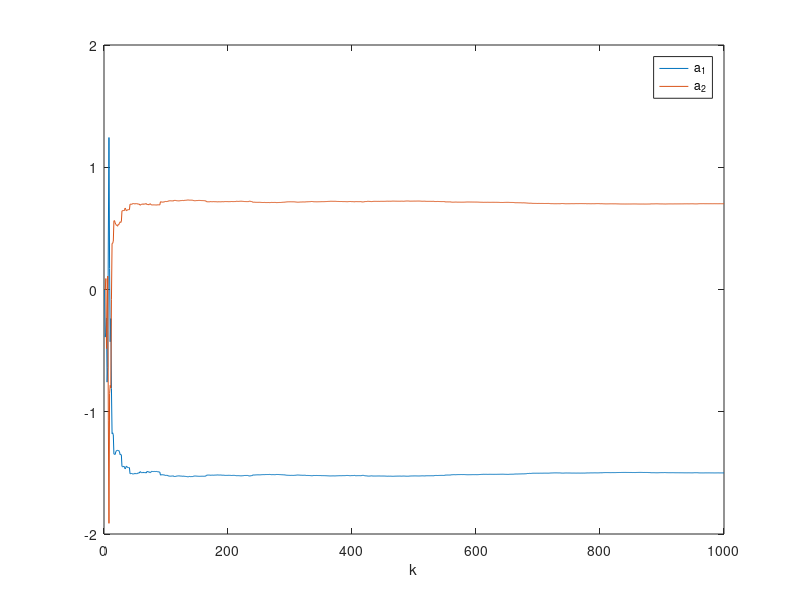
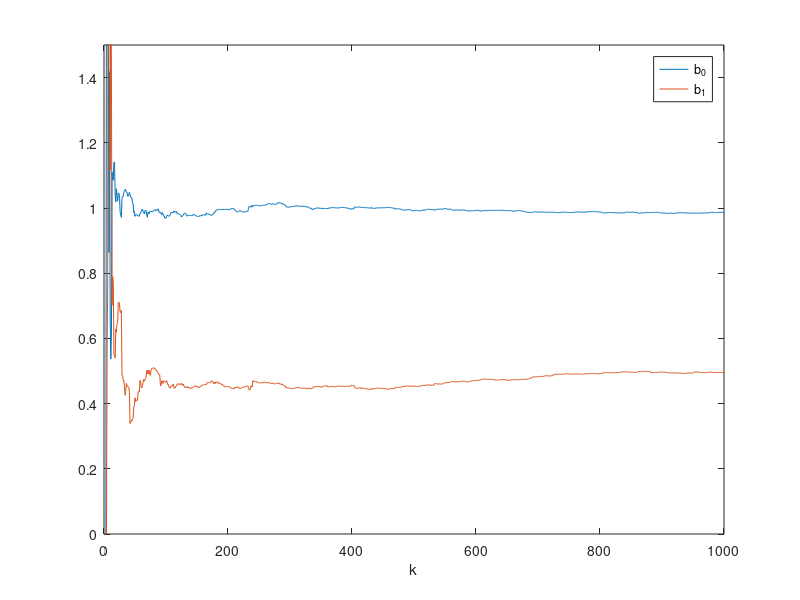
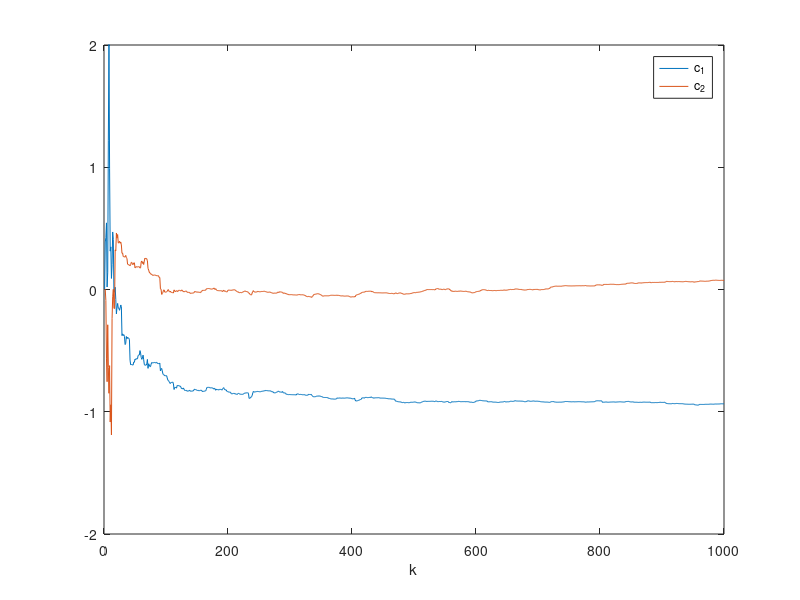

MATLAB code for these plots, in order:
% Recursive generalised least squares parameter estimation (RELS)

clear all; close all;
a=[1 -1.5 0.7]'; b=[1 0.5]'; c=[1 -1 0.2]'; d=3; 	% Plant parameters
na=length(a)-1; nb=length(b)-1; nc=length(c)-1; 	% na, nb and nc are the order of  A, B and C

L=1000;                         % Simulation length
uk=zeros(d+nb,1);               % Initial values of the input: uk(i) means u(k-i)
yk=zeros(na,1); 				% Initial values of the uutput 
xik=zeros(nc,1); 				% Initial values of the noise
xiek=zeros(nc,1);               % Initial value of noise estimation
u=randn(L,1);                   % Input adopts white noise sequence
xi=sqrt(0.1)*randn(L,1); 		% White noise sequence
theta=[a(2:na+1);b;c(2:nc+1)]; 	% Plant parameters
thetaE_1=zeros(na+nb+1+nc,1); 	% na+nb+1+nc is the number of 
                                %       identification parameters
P=10^6*eye(na+nb+1+nc);
for k=1:L
    phi=[-yk;uk(d:d+nb);xik];
    y(k)=phi'*theta+xi(k); 		% Collect output data
    phie=[-yk;uk(d:d+nb);xiek]; % Set up phie

   %Recursive augmented least squares method
    K=P*phie/(1+phie'*P*phie);
    thetaE(:,k)=thetaE_1+K*(y(k)-phie'* thetaE_1);
    P=(eye(na+nb+1+nc)-K*phie')*P;
    xie=y(k)-phie'* thetaE(:,k);  % Estimated value of white noise

    %Update data
    thetaE_1=thetaE(:,k);
    for i=d+nb:-1:2  uk(i)=uk(i-1); end
    uk(1)=u(k);
    for i=na:-1:2  yk(i)=yk(i-1); end
    yk(1)=y(k);
    for i=nc:-1:2  xik(i)=xik(i-1);xiek(i)=xiek(i-1);end
    xik(1)=xi(k);
    xiek(1)=xie;
end

figure(1);
plot([1:L],thetaE(1:na,:));
xlabel('k'); 
legend('a_1','a_2'); 
axis([0 L -2 2]);

figure(2);
plot([1:L],thetaE(na+1:na+nb+1,:));
xlabel('k'); 
legend('b_0','b_1'); 
axis([0 L 0 1.5]);

figure(3);
plot([1:L],thetaE(na+nb+2:na+nb+nc+1,:));
xlabel('k'); 
legend('c_1','c_2'); 
axis([0 L -2 2]);

thetaE(:,L)
